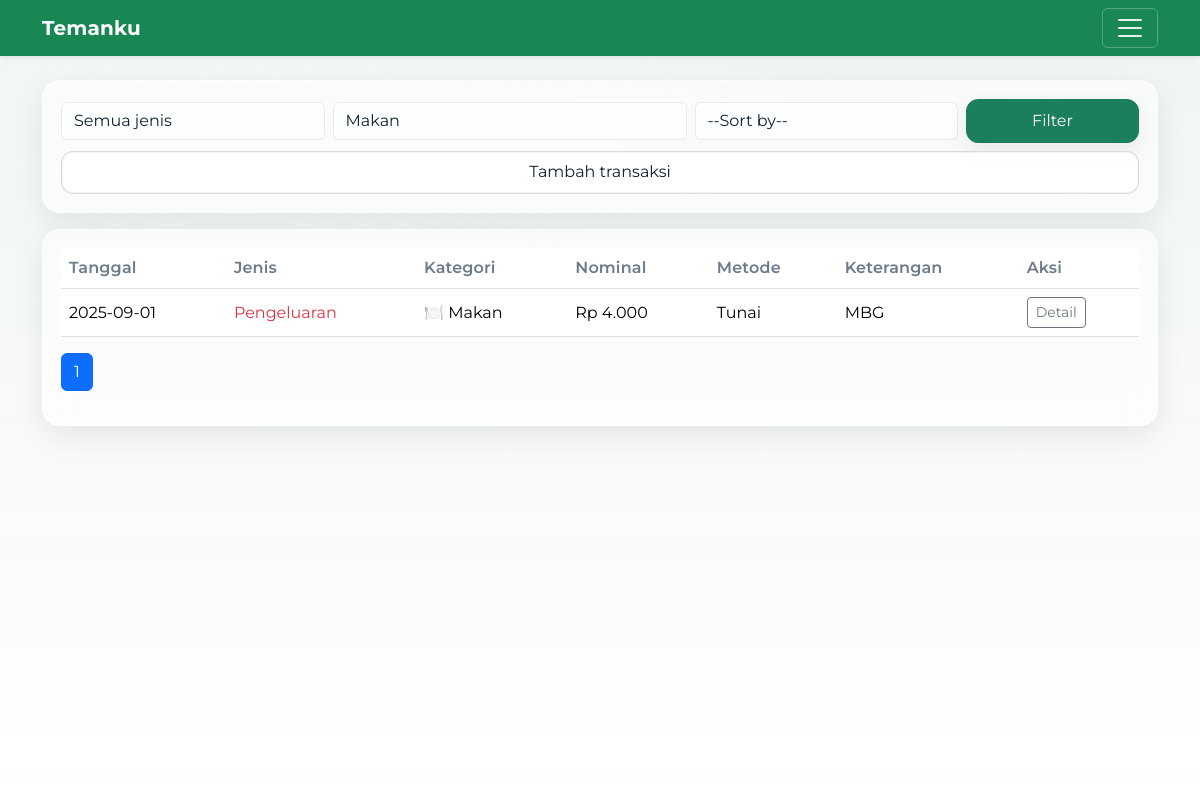
Page /history?category_id=37 (signed in) on the earlier database version.
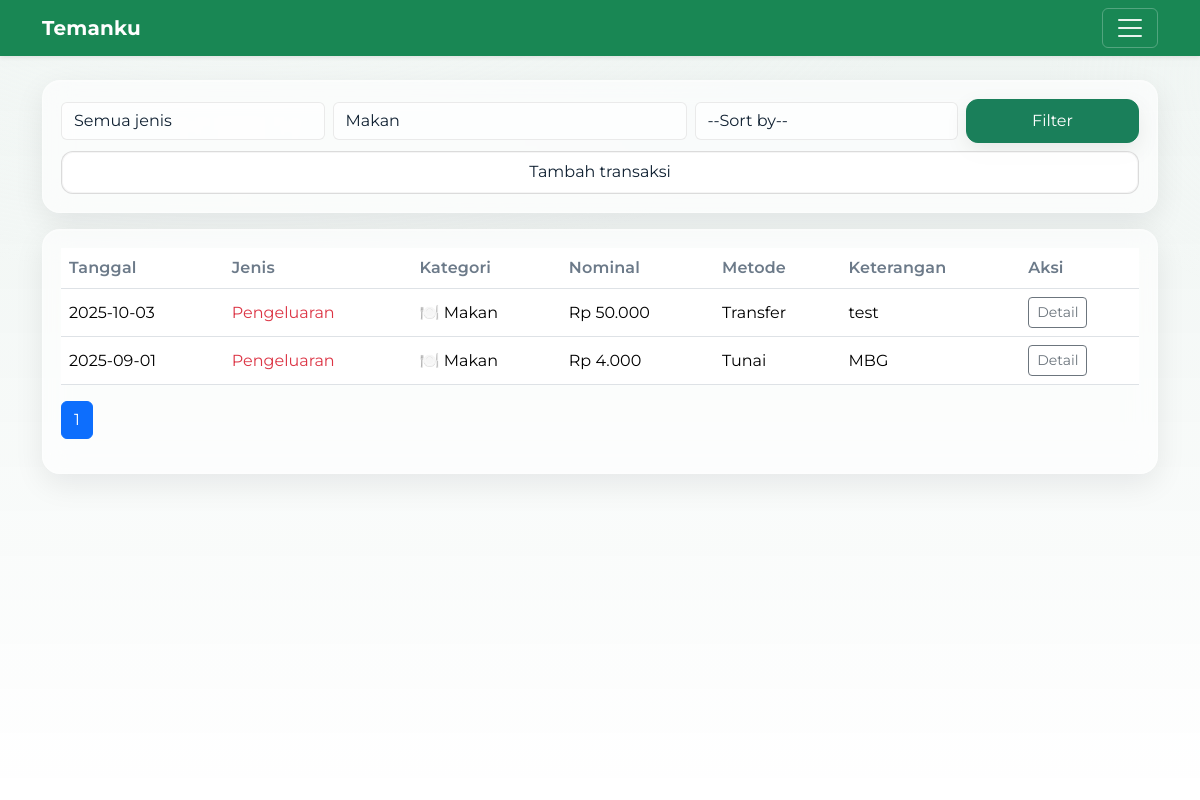
Same page on the later database version.
### tables this page shows
CREATE TABLE transactions (
  id INTEGER PRIMARY KEY AUTOINCREMENT,
  user_id INTEGER NOT NULL,
  date TEXT NOT NULL,                      -- YYYY-MM-DD
  type TEXT CHECK(type IN ('income','expense')) NOT NULL,
  category_id INTEGER NOT NULL,
  amount REAL NOT NULL,
  source_or_payee TEXT,
  account TEXT,
  notes TEXT,
  FOREIGN KEY (user_id) REFERENCES users(id),
  FOREIGN KEY (category_id) REFERENCES categories(id)
);

CREATE TABLE categories (
  id INTEGER PRIMARY KEY AUTOINCREMENT,
  user_id INTEGER NOT NULL,
  type TEXT CHECK(type IN ('income','expense')) NOT NULL,
  name TEXT NOT NULL, emoji TEXT,
  UNIQUE(user_id, type, name),
  FOREIGN KEY (user_id) REFERENCES users(id)
);

### app.py (the view)
@app.get("/history")
@login_required
def history():
    q_type = (request.args.get("type") or "").strip()
    q_cat  = (request.args.get("category_id") or "").strip()
    q_sort_raw = (request.args.get("sort") or "").strip()
    order_map = {
        "date_desc":        "t.date DESC, t.id DESC",
        "date_asc":         "t.date ASC, t.id ASC",
        "amount_desc":      "t.amount DESC, t.id DESC",
        "amount_asc":       "t.amount ASC, t.id ASC",
        "category_asc":     "c.name ASC, t.date DESC, t.id DESC",
        "category_desc":    "c.name DESC, t.date DESC, t.id DESC",
        "payment_asc":      "t.account ASC, t.date DESC, t.id DESC",
        "payment_desc":     "t.account DESC, t.date DESC, t.id DESC",
        "type_income_first":  "CASE WHEN t.type='income' THEN 0 ELSE 1 END, t.date DESC, t.id DESC",
        "type_expense_first": "CASE WHEN t.type='expense' THEN 0 ELSE 1 END, t.date DESC, t.id DESC",
    }
    q_sort = q_sort_raw if q_sort_raw in order_map else ""
    order_sql = order_map.get(q_sort or "date_desc")
    if q_type not in ("income", "expense"):
        q_type = ""
    if q_cat and not str(q_cat).isdigit():
        q_cat = ""
    per = 20
    try:
        page = int(request.args.get("page", "1"))
    except ValueError:
        page = 1
    page = max(1, page)
    where = ["t.user_id=?"]
    params = [current_user.id]
    if q_type:
        where.append("t.type=?"); params.append(q_type)
    if q_cat:
        where.append("t.category_id=?"); params.append(int(q_cat))
    where_clause = " AND ".join(where)
    with db() as con:
        total = con.execute(
            f"SELECT COUNT(*) AS n FROM transactions t WHERE {where_clause}",
            params
        ).fetchone()["n"]
    pages = max(1, (total + per - 1) // per)
    if page > pages:
        page = pages
    offset = (page - 1) * per
    with db() as con:
        cats = con.execute(
            "SELECT id, type, name FROM categories WHERE user_id=? ORDER BY type, name",
            (current_user.id,)
        ).fetchall()
        rows = con.execute(
            f"""
            SELECT
                t.*,
                COALESCE(c.name, '-') AS category,
                c.emoji AS category_emoji,
                t.source_or_payee AS keterangan,
                t.account AS payment_method
            FROM transactions t
            LEFT JOIN categories c ON c.id = t.category_id
            WHERE {where_clause}
            ORDER BY {order_sql}
            LIMIT ? OFFSET ?
            """,
            (*params, per, offset)
        ).fetchall()
    return render_template(
        "history.html",
        rows=[dict(r) for r in rows],
        categories=[dict(c) for c in cats],
        q_type=q_type,
        q_cat=q_cat,
        q_sort=q_sort,
        page=page,
        pages=pages,
        title="Riwayat",
    )

### app.py (called while the page is built)
def db():
    conn = sqlite3.connect(APP_DB, timeout=5.0)
    conn.row_factory = sqlite3.Row
    conn.execute("PRAGMA busy_timeout = 5000")
    return conn

@login_manager.user_loader
def load_user(user_id):
    with db() as con:
        row = con.execute("SELECT * FROM users WHERE id=?", (user_id,)).fetchone()
        return User(row) if row else None

def money(x):
    return f"Rp {x:,.0f}".replace(",", ".")

def type_label(val: str) -> str:
    if val == 'income':
        return 'Pemasukan'
    if val == 'expense':
        return 'Pengeluaran'
    return val or ''

### templates/history.html (shortened to what this page needs)
{% extends "base.html" %}
{% block content %}
<div class="card-soft mb-3">
  <form id="historyFilter" class="row g-2 align-items-center" method="get" novalidate>
    <div class="col-12 col-md-3">
      <select class="form-select" name="type" id="typeFilter" aria-label="Filter jenis">
        <option value="">Semua jenis</option>
      </select>
    </div>
    <div class="col-12 col-md-4">
      <select class="form-select" name="category_id" id="catFilter" aria-label="Filter kategori">
        <option value="">Semua kategori</option>
      </select>
    </div>
    <div class="col-12 col-md-3">
      <select class="form-select" name="sort" aria-label="Sort by">
        <option value="" disabled {{ '' if q_sort else 'selected' }}>--Sort by--</option>
      </select>
    </div>
    <div class="col-12 col-md-2">
      <button type="submit" class="btn btn-primary w-100">Filter</button>
    </div>
    <div class="col-12">
      <a class="btn btn-outline-secondary w-100" href="{{ url_for('add_form') }}">
        Tambah transaksi
      </a>
    </div>
  </form>
</div>
<div class="card-soft">
  <div class="table-responsive">
    <table class="table table-hover align-middle table-stacked">
      <thead>
        <tr>
          <th scope="col">Tanggal</th>
          <th scope="col">Jenis</th>
          <th scope="col">Kategori</th>
          <th scope="col">Nominal</th>
          <th scope="col" class="d-none d-md-table-cell">Metode</th>
          <th scope="col" class="d-none d-md-table-cell">Keterangan</th>
          <th scope="col">Aksi</th>
        </tr>
      </thead>
      <tbody>
        {% for r in rows %}
          <tr>
            <td data-label="Tanggal">{{ r.date }}</td>
            <td data-label="Jenis" class="{{ 'text-danger' if r.type=='expense' else 'text-success' }}">{{ r.type | type_label }}</td>
            <td data-label="Kategori">{{ (r.category_emoji ~ ' ') if r.category_emoji else '' }}{{ r.category }}</td>
            <td data-label="Nominal">{{ r.amount|money }}</td>
            <td class="d-none d-md-table-cell" data-label="Metode">{{ r.payment_method }}</td>
            <td class="d-none d-md-table-cell" data-label="Keterangan">{{ r.keterangan }}</td>
            <td class="text-nowrap action-cell">
              <button type="button"
                      class="btn btn-sm btn-outline-secondary"
                      data-bs-toggle="modal"
                      data-bs-target="#txModal"
                      data-id="{{ r.id }}"
                      data-date="{{ r.date }}"
                      data-type="{{ r.type }}"
                      data-category="{{ r.category }}"
                      data-amount="{{ r.amount|money }}"
                      data-payment="{{ r.payment_method }}"
                      data-notes="{{ (r.keterangan or '-')|e }}"
                      data-note="{{ (r.notes or '-')|e }}"
                      data-edit="{{ url_for('edit_form', trx_id=r.id) }}"
                      data-delete="{{ url_for('delete_trx', trx_id=r.id) }}">
                Detail
              </button>
            </td>
          </tr>
        {% endfor %}
      </tbody>
    </table>
  </div>
  <nav aria-label="Navigasi halaman riwayat">
    <ul class="pagination">
      {% for i in range(1, pages+1) %}
        <li class="page-item {{ 'active' if i==page else '' }}">
          {% if q_sort %}
            <a class="page-link"
               href="{{ url_for('history', page=i, type=q_type, category_id=q_cat, sort=q_sort) }}">{{ i }}</a>
          {% else %}
            <a class="page-link"
               href="{{ url_for('history', page=i, type=q_type, category_id=q_cat) }}">{{ i }}</a>
          {% endif %}
        </li>
      {% endfor %}
    </ul>
  </nav>
</div>
{% endblock %}

Differences in the rows shown:
added transactions: date "2025-10-03", type|type_label "Pengeluaran", {{ (r.category_emoji ~ ' ') if r.category_emoji else '' }} "🍽️", category "Makan", amount "Rp 50.000", payment_method "Transfer", keterangan "test"
